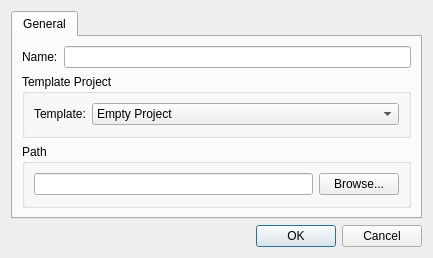
<?xml version="1.0" encoding="UTF-8"?>
<ui version="4.0">
 <class>NewProjectDialog</class>
 <widget class="QDialog" name="NewProjectDialog">
  <property name="geometry">
   <rect>
    <x>0</x>
    <y>0</y>
    <width>433</width>
    <height>227</height>
   </rect>
  </property>
  <property name="windowTitle">
   <string>New Project</string>
  </property>
  <layout class="QGridLayout" name="gridLayout">
   <item row="0" column="0">
    <widget class="QTabWidget" name="tabWidget">
     <property name="currentIndex">
      <number>0</number>
     </property>
     <widget class="QWidget" name="tab">
      <attribute name="title">
       <string>General</string>
      </attribute>
      <layout class="QGridLayout" name="gridLayout_2">
       <item row="0" column="0">
        <widget class="QLabel" name="label">
         <property name="text">
          <string>Name:</string>
         </property>
        </widget>
       </item>
       <item row="0" column="1">
        <widget class="QLineEdit" name="name">
         <property name="inputMethodHints">
          <set>Qt::ImhNone</set>
         </property>
         <property name="text">
          <string/>
         </property>
        </widget>
       </item>
       <item row="2" column="0" colspan="2">
        <widget class="QGroupBox" name="groupBox_2">
         <property name="title">
          <string>Path</string>
         </property>
         <layout class="QHBoxLayout" name="horizontalLayout_2">
          <item>
           <widget class="QLineEdit" name="path">
            <property name="readOnly">
             <bool>true</bool>
            </property>
           </widget>
          </item>
          <item>
           <widget class="QPushButton" name="pathBrowse">
            <property name="text">
             <string>Browse...</string>
            </property>
            <property name="icon">
             <iconset resource="../../resource.qrc">
              <normaloff>:/resources/document-open.png</normaloff>:/resources/document-open.png</iconset>
            </property>
           </widget>
          </item>
         </layout>
        </widget>
       </item>
       <item row="1" column="0" colspan="2">
        <widget class="QGroupBox" name="templateGroup">
         <property name="title">
          <string>Template Project</string>
         </property>
         <layout class="QFormLayout" name="formLayout">
          <item row="0" column="0">
           <widget class="QLabel" name="label_2">
            <property name="text">
             <string>Template:</string>
            </property>
           </widget>
          </item>
          <item row="0" column="1">
           <widget class="QComboBox" name="templateProject">
            <item>
             <property name="text">
              <string>Empty Project</string>
             </property>
            </item>
            <item>
             <property name="text">
              <string>NROM Hello World Project</string>
             </property>
            </item>
           </widget>
          </item>
         </layout>
        </widget>
       </item>
      </layout>
     </widget>
    </widget>
   </item>
   <item row="1" column="0">
    <widget class="QDialogButtonBox" name="buttonBox">
     <property name="orientation">
      <enum>Qt::Horizontal</enum>
     </property>
     <property name="standardButtons">
      <set>QDialogButtonBox::Cancel|QDialogButtonBox::Ok</set>
     </property>
    </widget>
   </item>
  </layout>
 </widget>
 <resources>
  <include location="../../resource.qrc"/>
 </resources>
 <connections>
  <connection>
   <sender>buttonBox</sender>
   <signal>accepted()</signal>
   <receiver>NewProjectDialog</receiver>
   <slot>accept()</slot>
   <hints>
    <hint type="sourcelabel">
     <x>248</x>
     <y>254</y>
    </hint>
    <hint type="destinationlabel">
     <x>157</x>
     <y>274</y>
    </hint>
   </hints>
  </connection>
  <connection>
   <sender>buttonBox</sender>
   <signal>rejected()</signal>
   <receiver>NewProjectDialog</receiver>
   <slot>reject()</slot>
   <hints>
    <hint type="sourcelabel">
     <x>316</x>
     <y>260</y>
    </hint>
    <hint type="destinationlabel">
     <x>286</x>
     <y>274</y>
    </hint>
   </hints>
  </connection>
 </connections>
</ui>
